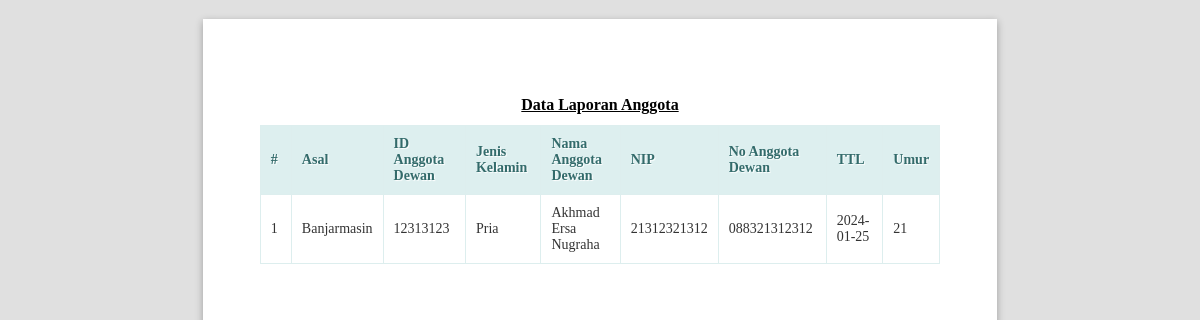
Page /public/anggota/lihatlaporan (signed in) on the committed database.
### tables this page shows
CREATE TABLE `tb_anggota_dewan` (
  `id` int NOT NULL,
  `asal` varchar(50) NOT NULL,
  `id_anggota_dewan` varchar(50) NOT NULL,
  `jenis_kelamin_id` varchar(30) NOT NULL,
  `nama_anggota_dewan` varchar(50) NOT NULL,
  `nip` varchar(50) NOT NULL,
  `no_anggota_dewan` varchar(50) NOT NULL,
  `ttl` date NOT NULL,
  `umur` varchar(50) NOT NULL
);

### app/core/Controller.php (called while the page is built, shortened)
<?php
class Controller
{
    public function view($view, $data = [])
    {
        require_once '../app/views/' . $view . '.php';
    }
    public function model($model)
    {
        return new $model;
    }
}

### app/controllers/Anggota.php (called while the page is built, shortened)
<?php
class Anggota extends Controller
{
    public function lihatlaporan()
    {
        $data['title'] = 'Data Laporan Anggota';
        $data['tb_anggota_dewan'] = $this->model('AnggotaDewanModel')->getAllAnggota();
        $this->view('anggota/lihatlaporan', $data);
    }
}

### app/core/App.php (called while the page is built, shortened)
<?php
class App
{
    protected $method = 'index';
    protected $params = [];
    public function __construct()
    {
        $url = $this->parseURL();
        if (is_array($url) && isset($url[0]) && file_exists('../app/controllers/' . $url[0] . '.php')) {
            unset($url[0]);
        }
        $this->controller = new $this->controller;
        if (isset($url[1])) {
            if (method_exists($this->controller, $url[1])) {
                $this->method = $url[1];
            }
        }
        call_user_func_array([$this->controller, $this->method], $this->params);
    }
    public function parseURL()
    {
        if (isset($_GET['url'])) {
            $url = rtrim($_GET['url'], '/');
            $url = filter_var($url, FILTER_SANITIZE_URL);
            $url = explode('/', $url);
            return $url;
        }
    }
}

### public/index.php (called while the page is built, shortened)
<?php
$app = new App;

### app/core/Database.php (called while the page is built, shortened)
<?php
class Database
{
    private $host = DB_HOST;
    private $user = DB_USER;
    private $pass = DB_PASS;
    private $dbnm = DB_NAME;
    private $dbh;
    private $stmt;
    public function __construct()
    {
        $dsn = 'mysql:host=' . $this->host . ';dbname=' . $this->dbnm;
        $option = [
            PDO::ATTR_PERSISTENT => true,
            PDO::ATTR_ERRMODE => PDO::ERRMODE_EXCEPTION
        ];
        try {
            $this->dbh = new PDO($dsn, $this->user, $this->pass, $option);
        } catch (PDOException $e) {
            die($e->getMessage());
        }
    }
    public function query($query)
    {
        $this->stmt = $this->dbh->prepare($query);
    }
    public function execute()
    {
        $this->stmt->execute();
    }
    public function resultSet()
    {
        $this->execute();
        return $this->stmt->fetchAll(PDO::FETCH_ASSOC);
    }
}

### app/models/AnggotaDewanModel.php (called while the page is built, shortened)
<?php
class AnggotaDewanModel
{
    private $table = 'tb_anggota_dewan';
    private $db;
    public function __construct()
    {
        $this->db = new Database;
    }
    public function getAllAnggota()
    {
        $this->db->query('SELECT * FROM ' . $this->table);
        return $this->db->resultSet();
    }
}

### app/views/anggota/lihatlaporan.php (the view, shortened to what this page needs)
<!DOCTYPE html>
<html lang="en">
<head>
    <link rel="stylesheet" href="<?= base_url ?>/dist/js/normalize.min.css">
    <link rel="stylesheet" href="<?= base_url ?>/dist/css/paper.css">
</head>
<body class="A4 potrait">
    <section class="sheet padding-15mm">
        <h1 class="center" style="text-decoration: underline;margin-top: 20px;"><?= $data['title'] ?></h1>
        <table class="table">
            <thead>
                <tr>
                    <th style="width: 10px">#</th>
                    <th>Asal</th>
                    <th>ID Anggota Dewan</th>
                    <th>Jenis Kelamin</th>
                    <th>Nama Anggota Dewan</th>
                    <th>NIP</th>
                    <th>No Anggota Dewan</th>
                    <th>TTL</th>
                    <th>Umur</th>
                </tr>
            </thead>
            <tbody>
                <?php $no = 1; ?>
                <?php foreach ($data['tb_anggota_dewan'] as $row) : ?>
                    <tr>
                        <td><?= $no; ?></td>
                        <td><?= $row['asal']; ?></td>
                        <td><?= $row['id_anggota_dewan']; ?></td>
                        <td>
                            <div class="badge badge-warning"><?= $row['jenis_kelamin_id']; ?></div>
                        </td>
                        <td><?= $row['nama_anggota_dewan']; ?></td>
                        <td><?= $row['nip']; ?></td>
                        <td><?= $row['no_anggota_dewan']; ?></td>
                        <td><?= $row['ttl']; ?></td>
                        <td><?= $row['umur']; ?></td>
                    </tr>
                <?php $no++;
                endforeach; ?>
            </tbody>
        </table>
    </section>
</body>
</html>

### app/views/anggota/lihatlaporan.php (style rules this page uses)
.center { margin-right: auto; margin-left: auto; text-align: center; }
h1 { font-size: 16px; }
* { font-family: Calibri; font-size: 14px; }
.table { border: solid 1px #DDEEEE; border-collapse: collapse; border-spacing: 0; font: normal 13px Arial, sans-serif; width: 100%; }
.table thead th { background-color: #DDEFEF; border: solid 1px #DDEEEE; color: #336B6B; padding: 10px; text-align: left; text-shadow: 1px 1px 1px #fff; }
.table tbody td { border: solid 1px #DDEEEE; color: #333; padding: 10px; text-shadow: 1px 1px 1px #fff; }

### rows in the picture
tb_anggota_dewan: asal "Banjarmasin", id_anggota_dewan "12313123", jenis_kelamin "Pria", nama_anggota_dewan "Akhmad Ersa Nugraha", nip "21312321312", no_anggota_dewan "088321312312", ttl "2024-01-25", umur "21"

### other values in the picture
$data['title'] "Data Laporan Anggota"
